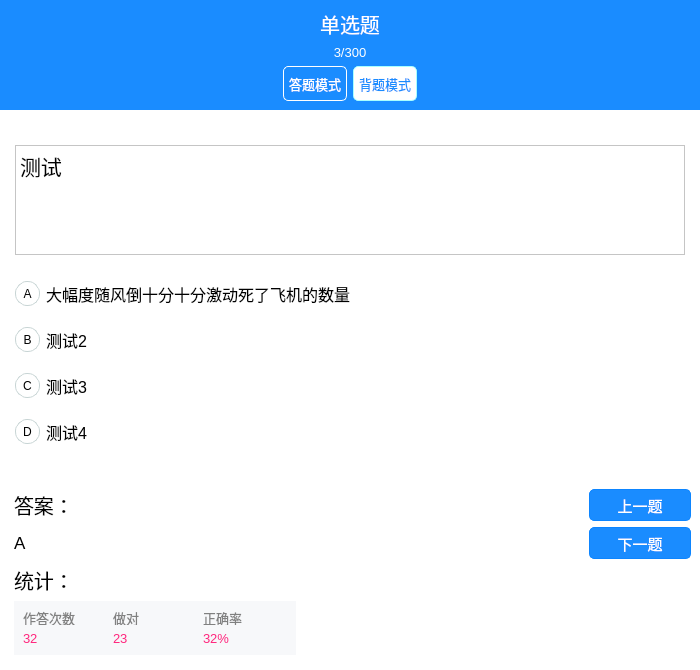
<?xml version="1.0" encoding="UTF-8"?>
<ui version="4.0">
 <class>SingleQuestion</class>
 <widget class="QMainWindow" name="SingleQuestion">
  <property name="geometry">
   <rect>
    <x>0</x>
    <y>0</y>
    <width>700</width>
    <height>670</height>
   </rect>
  </property>
  <property name="minimumSize">
   <size>
    <width>500</width>
    <height>580</height>
   </size>
  </property>
  <property name="maximumSize">
   <size>
    <width>700</width>
    <height>670</height>
   </size>
  </property>
  <property name="windowTitle">
   <string>MainWindow</string>
  </property>
  <property name="styleSheet">
   <string notr="true">background-color: rgb(255, 255, 255);</string>
  </property>
  <widget class="QWidget" name="centralwidget">
   <layout class="QGridLayout" name="gridLayout" rowstretch="1,5,5">
    <property name="leftMargin">
     <number>0</number>
    </property>
    <property name="topMargin">
     <number>0</number>
    </property>
    <property name="rightMargin">
     <number>0</number>
    </property>
    <property name="bottomMargin">
     <number>0</number>
    </property>
    <property name="spacing">
     <number>0</number>
    </property>
    <item row="0" column="0">
     <widget class="QWidget" name="w1" native="true">
      <property name="styleSheet">
       <string notr="true">#w1{
	background-color: rgb(26, 140, 255);
}
QLabel{
background-color: rgb(26, 140, 255);
color:white;
}
QPushButton{
      border-radius: 5px;
	padding-left:5px;
	padding-right:5px;
	padding-top:1px;
padding-bottom:1px;
	max-height:30px;
font-size:10pt;
}
#mode1{
 border: 1px solid white;
	background-color: rgb(26, 140, 255);
	color: rgb(255, 255, 255);
}
#mode2{
 border: 1px solid rgb(170, 255, 255);
	background-color: white;
	color: #1a8cff;
}
     </string>
      </property>
      <layout class="QGridLayout" name="gridLayout_2">
       <item row="2" column="0">
        <spacer name="horizontalSpacer_3">
         <property name="orientation">
          <enum>Qt::Horizontal</enum>
         </property>
         <property name="sizeHint" stdset="0">
          <size>
           <width>265</width>
           <height>20</height>
          </size>
         </property>
        </spacer>
       </item>
       <item row="2" column="1">
        <widget class="QPushButton" name="mode1">
         <property name="minimumSize">
          <size>
           <width>0</width>
           <height>35</height>
          </size>
         </property>
         <property name="maximumSize">
          <size>
           <width>80</width>
           <height>34</height>
          </size>
         </property>
         <property name="text">
          <string>答题模式</string>
         </property>
        </widget>
       </item>
       <item row="2" column="2">
        <widget class="QPushButton" name="mode2">
         <property name="minimumSize">
          <size>
           <width>0</width>
           <height>35</height>
          </size>
         </property>
         <property name="maximumSize">
          <size>
           <width>80</width>
           <height>34</height>
          </size>
         </property>
         <property name="text">
          <string>背题模式</string>
         </property>
        </widget>
       </item>
       <item row="2" column="3">
        <spacer name="horizontalSpacer_4">
         <property name="orientation">
          <enum>Qt::Horizontal</enum>
         </property>
         <property name="sizeHint" stdset="0">
          <size>
           <width>265</width>
           <height>20</height>
          </size>
         </property>
        </spacer>
       </item>
       <item row="0" column="0" colspan="4">
        <widget class="QLabel" name="label">
         <property name="font">
          <font>
           <pointsize>15</pointsize>
          </font>
         </property>
         <property name="text">
          <string>单选题</string>
         </property>
         <property name="alignment">
          <set>Qt::AlignCenter</set>
         </property>
        </widget>
       </item>
       <item row="1" column="0" colspan="4">
        <widget class="QLabel" name="cur_page">
         <property name="font">
          <font>
           <pointsize>10</pointsize>
          </font>
         </property>
         <property name="text">
          <string>3/300</string>
         </property>
         <property name="alignment">
          <set>Qt::AlignCenter</set>
         </property>
        </widget>
       </item>
      </layout>
     </widget>
    </item>
    <item row="1" column="0">
     <widget class="QWidget" name="w2" native="true">
      <property name="styleSheet">
       <string notr="true">#w2 QPushButton {
                                border: 1px solid #c7d4d4;
							 border-radius:12px;
                                }
                                #w2 QPushButton:hover {

                                border: 1px solid #3498db;
                                }
                                #w2 QPushButton:pressed {
                                border: 1px solid #db7734;
                                }
#w2 QLabel{
max-height:25px;
font-size:12pt;
}</string>
      </property>
      <layout class="QGridLayout" name="gridLayout_4">
       <property name="leftMargin">
        <number>15</number>
       </property>
       <property name="topMargin">
        <number>20</number>
       </property>
       <property name="rightMargin">
        <number>15</number>
       </property>
       <item row="5" column="1" colspan="2">
        <widget class="QLabel" name="d_text">
         <property name="font">
          <font>
           <pointsize>12</pointsize>
          </font>
         </property>
         <property name="text">
          <string>测试4</string>
         </property>
        </widget>
       </item>
       <item row="4" column="0">
        <widget class="QPushButton" name="c_btn">
         <property name="maximumSize">
          <size>
           <width>25</width>
           <height>25</height>
          </size>
         </property>
         <property name="text">
          <string>C</string>
         </property>
        </widget>
       </item>
       <item row="3" column="0">
        <widget class="QPushButton" name="b_btn">
         <property name="maximumSize">
          <size>
           <width>25</width>
           <height>25</height>
          </size>
         </property>
         <property name="text">
          <string>B</string>
         </property>
        </widget>
       </item>
       <item row="5" column="0">
        <widget class="QPushButton" name="d_btn">
         <property name="maximumSize">
          <size>
           <width>25</width>
           <height>25</height>
          </size>
         </property>
         <property name="text">
          <string>D</string>
         </property>
        </widget>
       </item>
       <item row="2" column="0">
        <widget class="QPushButton" name="a_btn">
         <property name="maximumSize">
          <size>
           <width>25</width>
           <height>25</height>
          </size>
         </property>
         <property name="text">
          <string>A</string>
         </property>
        </widget>
       </item>
       <item row="0" column="0" colspan="3">
        <widget class="QPlainTextEdit" name="question">
         <property name="enabled">
          <bool>true</bool>
         </property>
         <property name="maximumSize">
          <size>
           <width>16777215</width>
           <height>110</height>
          </size>
         </property>
         <property name="font">
          <font>
           <pointsize>16</pointsize>
          </font>
         </property>
         <property name="readOnly">
          <bool>true</bool>
         </property>
         <property name="plainText">
          <string>测试
</string>
         </property>
        </widget>
       </item>
       <item row="2" column="1" colspan="2">
        <widget class="QLabel" name="a_text">
         <property name="font">
          <font>
           <pointsize>12</pointsize>
          </font>
         </property>
         <property name="text">
          <string>大幅度随风倒十分十分激动死了飞机的数量</string>
         </property>
        </widget>
       </item>
       <item row="4" column="1" colspan="2">
        <widget class="QLabel" name="c_text">
         <property name="font">
          <font>
           <pointsize>12</pointsize>
          </font>
         </property>
         <property name="text">
          <string>测试3</string>
         </property>
        </widget>
       </item>
       <item row="3" column="1" colspan="2">
        <widget class="QLabel" name="b_text">
         <property name="font">
          <font>
           <pointsize>12</pointsize>
          </font>
         </property>
         <property name="text">
          <string>测试2</string>
         </property>
        </widget>
       </item>
       <item row="1" column="1">
        <spacer name="verticalSpacer">
         <property name="orientation">
          <enum>Qt::Vertical</enum>
         </property>
         <property name="sizeType">
          <enum>QSizePolicy::Fixed</enum>
         </property>
         <property name="sizeHint" stdset="0">
          <size>
           <width>20</width>
           <height>5</height>
          </size>
         </property>
        </spacer>
       </item>
      </layout>
     </widget>
    </item>
    <item row="2" column="0">
     <widget class="QWidget" name="w3" native="true">
      <property name="maximumSize">
       <size>
        <width>16777215</width>
        <height>200</height>
       </size>
      </property>
      <property name="styleSheet">
       <string notr="true">QPushButton{
                                background-color:#1a8cff;
                                color:#ffffff;
                               border: 1px solid #0d85ff;
                                 border-radius: 5px;
                                font-size:15px;
							max-width:100px;
							min-height:30px;
							font-size:11pt;
                              }
                              QPushButton:hover{
                                 background-color:rgb(97, 175, 255);
                                 border: 1px solid #5554ff;
                              }
                              QPushButton:pressed{
                                background-color:#007fff;
                                }</string>
      </property>
      <layout class="QGridLayout" name="gridLayout_3">
       <property name="bottomMargin">
        <number>15</number>
       </property>
       <item row="1" column="1">
        <widget class="QLabel" name="label_answer">
         <property name="maximumSize">
          <size>
           <width>16777215</width>
           <height>25</height>
          </size>
         </property>
         <property name="font">
          <font>
           <pointsize>15</pointsize>
          </font>
         </property>
         <property name="text">
          <string>答案：</string>
         </property>
        </widget>
       </item>
       <item row="5" column="0">
        <spacer name="horizontalSpacer_2">
         <property name="orientation">
          <enum>Qt::Horizontal</enum>
         </property>
         <property name="sizeType">
          <enum>QSizePolicy::Fixed</enum>
         </property>
         <property name="sizeHint" stdset="0">
          <size>
           <width>5</width>
           <height>20</height>
          </size>
         </property>
        </spacer>
       </item>
       <item row="5" column="1">
        <widget class="QWidget" name="w4" native="true">
         <property name="minimumSize">
          <size>
           <width>0</width>
           <height>50</height>
          </size>
         </property>
         <property name="maximumSize">
          <size>
           <width>16777215</width>
           <height>60</height>
          </size>
         </property>
         <property name="font">
          <font>
           <pointsize>9</pointsize>
          </font>
         </property>
         <property name="styleSheet">
          <string notr="true">QLabel{
font-size:10pt;
	background-color: rgb(247, 248, 250);
color:#808080;
}
#w4{background-color: rgb(247, 248, 250);}</string>
         </property>
         <layout class="QGridLayout" name="gridLayout_5">
          <item row="0" column="1">
           <widget class="QLabel" name="label_11">
            <property name="text">
             <string>做对</string>
            </property>
           </widget>
          </item>
          <item row="1" column="2">
           <widget class="QLabel" name="correct_chance">
            <property name="styleSheet">
             <string notr="true">color: rgb(255, 37, 124);</string>
            </property>
            <property name="text">
             <string>32%</string>
            </property>
           </widget>
          </item>
          <item row="1" column="1">
           <widget class="QLabel" name="correct_cnt">
            <property name="styleSheet">
             <string notr="true">color: rgb(255, 37, 124);</string>
            </property>
            <property name="text">
             <string>23</string>
            </property>
           </widget>
          </item>
          <item row="1" column="0">
           <widget class="QLabel" name="sum_cnt">
            <property name="styleSheet">
             <string notr="true">color: rgb(255, 37, 124);</string>
            </property>
            <property name="text">
             <string>32</string>
            </property>
           </widget>
          </item>
          <item row="0" column="0">
           <widget class="QLabel" name="label_10">
            <property name="text">
             <string>作答次数</string>
            </property>
           </widget>
          </item>
          <item row="0" column="2">
           <widget class="QLabel" name="label_12">
            <property name="text">
             <string>正确率</string>
            </property>
           </widget>
          </item>
         </layout>
        </widget>
       </item>
       <item row="0" column="1">
        <spacer name="verticalSpacer_2">
         <property name="orientation">
          <enum>Qt::Vertical</enum>
         </property>
         <property name="sizeType">
          <enum>QSizePolicy::Fixed</enum>
         </property>
         <property name="sizeHint" stdset="0">
          <size>
           <width>20</width>
           <height>10</height>
          </size>
         </property>
        </spacer>
       </item>
       <item row="3" column="1" colspan="2">
        <widget class="QLabel" name="label_8">
         <property name="maximumSize">
          <size>
           <width>16777215</width>
           <height>35</height>
          </size>
         </property>
         <property name="font">
          <font>
           <pointsize>15</pointsize>
          </font>
         </property>
         <property name="text">
          <string>统计：</string>
         </property>
        </widget>
       </item>
       <item row="5" column="2">
        <spacer name="horizontalSpacer">
         <property name="orientation">
          <enum>Qt::Horizontal</enum>
         </property>
         <property name="sizeType">
          <enum>QSizePolicy::Fixed</enum>
         </property>
         <property name="sizeHint" stdset="0">
          <size>
           <width>150</width>
           <height>20</height>
          </size>
         </property>
        </spacer>
       </item>
       <item row="2" column="1">
        <widget class="QLabel" name="answer">
         <property name="maximumSize">
          <size>
           <width>16777215</width>
           <height>30</height>
          </size>
         </property>
         <property name="font">
          <font>
           <pointsize>13</pointsize>
          </font>
         </property>
         <property name="text">
          <string>A</string>
         </property>
        </widget>
       </item>
       <item row="2" column="3">
        <widget class="QPushButton" name="next_btn">
         <property name="text">
          <string>下一题</string>
         </property>
        </widget>
       </item>
       <item row="1" column="3">
        <widget class="QPushButton" name="pre_btn">
         <property name="text">
          <string>上一题</string>
         </property>
        </widget>
       </item>
      </layout>
     </widget>
    </item>
   </layout>
  </widget>
 </widget>
 <resources/>
 <connections/>
</ui>
